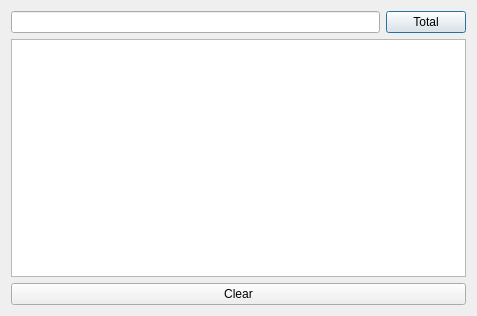
<?xml version="1.0" encoding="UTF-8"?>
<ui version="4.0">
 <class>CheckoutUI</class>
 <widget class="QDialog" name="CheckoutUI">
  <property name="geometry">
   <rect>
    <x>0</x>
    <y>0</y>
    <width>477</width>
    <height>316</height>
   </rect>
  </property>
  <property name="windowTitle">
   <string>Dialog</string>
  </property>
  <layout class="QVBoxLayout" name="verticalLayout">
   <item>
    <layout class="QHBoxLayout" name="horizontalLayout">
     <item>
      <widget class="QLineEdit" name="SKU_LineEdit"/>
     </item>
     <item>
      <widget class="QPushButton" name="Total_Button">
       <property name="text">
        <string>Total</string>
       </property>
      </widget>
     </item>
    </layout>
   </item>
   <item>
    <widget class="QTextEdit" name="PriceOutput_Edit"/>
   </item>
   <item>
    <widget class="QPushButton" name="Clear_Button">
     <property name="text">
      <string>Clear</string>
     </property>
    </widget>
   </item>
  </layout>
 </widget>
 <resources/>
 <connections/>
</ui>
